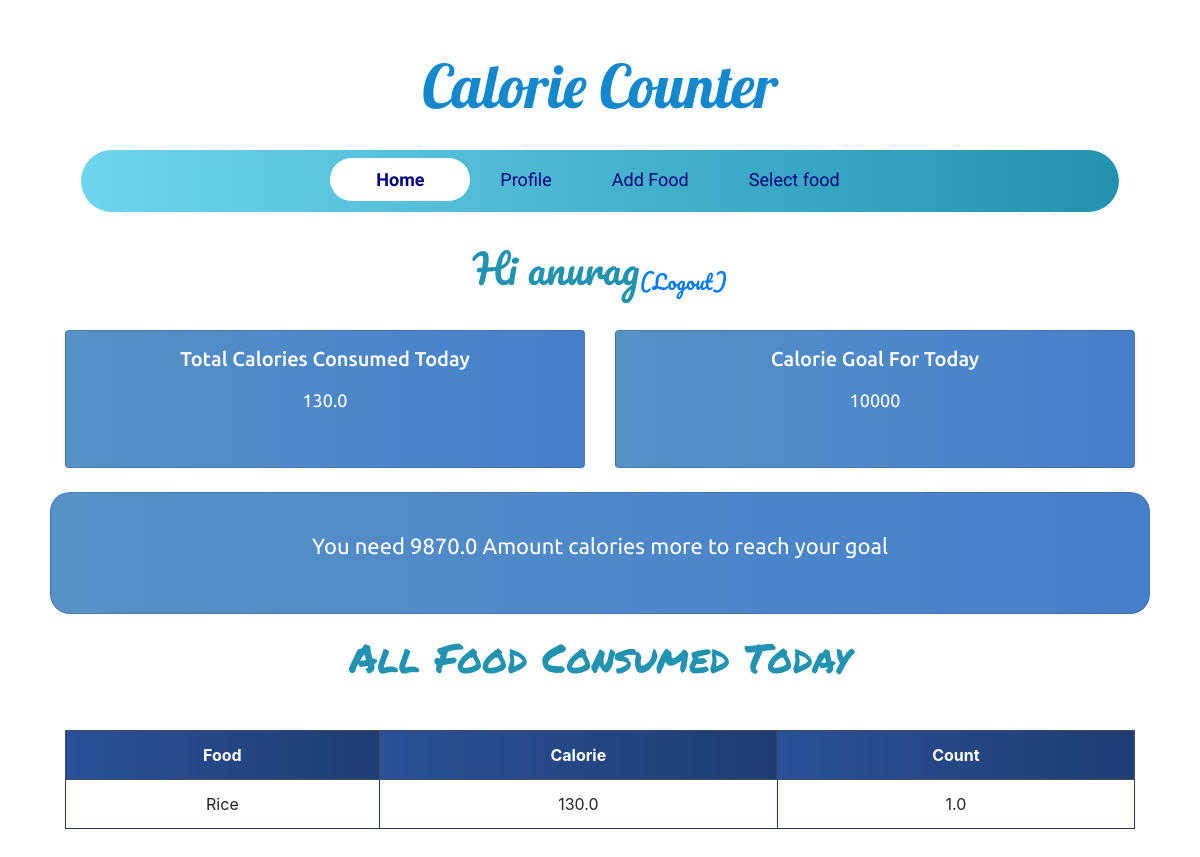
The page / (signed in) on the database its author committed.
### calories/models.py (models this page shows, shortened)
class Profile(models.Model):
	person_of = models.ForeignKey(User,null=True,on_delete=models.CASCADE)
	calorie_count = models.FloatField(default=0,null=True,blank=True)
	food_selected = models.ForeignKey(Food,on_delete=models.CASCADE,null=True,blank=True)
	quantity = models.FloatField(default=0)
	total_calorie = models.FloatField(default=0,null=True)
	date = models.DateField(auto_now_add = True)
	calorie_goal = models.PositiveIntegerField(default=0)
	all_food_selected_today = models.ManyToManyField(Food,through='PostFood',related_name='inventory')

class PostFood(models.Model):
    profile = models.ForeignKey(Profile,on_delete=models.CASCADE)
    food = models.ForeignKey(Food,on_delete=models.CASCADE)
    calorie_amount = models.FloatField(default=0,null=True,blank=True)
    amount = models.FloatField(default=0)

class Food(models.Model):
	name = models.CharField(max_length=200 ,null=False)
	quantity = models.PositiveIntegerField(null=False,default=0)
	calorie = models.FloatField(null=False,default=0)
	person_of = models.ForeignKey(User,null=True,on_delete=models.CASCADE)

### calories/views.py (the view)
# urls.py: path('', HomePageView,name='home'),
@login_required(login_url='login')
def HomePageView(request):
	calories = Profile.objects.filter(person_of=request.user).last()
	calorie_goal = calories.calorie_goal
	if date.today() > calories.date:
		profile=Profile.objects.create(person_of=request.user)
		profile.save()
	calories = Profile.objects.filter(person_of=request.user).last()
	all_food_today=PostFood.objects.filter(profile=calories)
	calorie_goal_status = calorie_goal -calories.total_calorie
	over_calorie = 0
	if calorie_goal_status < 0 :
		over_calorie = abs(calorie_goal_status)
	context = {
	'total_calorie':calories.total_calorie,
	'calorie_goal':calorie_goal,
	'calorie_goal_status':calorie_goal_status,
	'over_calorie' : over_calorie,
	'food_selected_today':all_food_today
	}
	return render(request, 'home.html',context)

### templates/home.html
{% extends 'base.html' %}
{% block content %}
<h1 id="username" class="text-center mt-4 headline">Hi {{ request.user }}<sub><a href="{% url "logout" %}">(Logout)</a></sub></h1>
<div class="container mt-2">
  <div class="row">
    <div class="col-lg-6 col-sm-12 item ">
      <div class="card item-card card-block">
        <h5 class="card-title mt-3 mb-3 text-center">Total Calories Consumed Today</h5>
        <p class="card-text text-center">{{ total_calorie }}</p>
    </div>
    </div>
    <div class="col-lg-6 col-sm-12 item">
      <div class="card item-card card-block mt-sm-2 mt-lg-0">
        <h5 class="card-title  mt-3 mb-3 text-center">Calorie Goal For Today</h5>
        <p class="card-text text-center">{{ calorie_goal }}</p>
  </div>
    </div>
  </div>
</div>
      <div class="card text-white text-center mt-4"  style="border-radius: 20px;">
        <div class="card-body">
          <p class="card-text text-center pt-3" style="font-size:22px">
          {% if calorie_goal_status > 0 %}
      You need  {{ calorie_goal_status }} Amount calories more to reach your goal
      {% elif calorie_goal == 0 %}
      <a href="{% url "profile" %}"> Enter your calorie goal for the day </a>
      {% else %}
      You surpassed your goal by {{ over_calorie }} calories
      {% endif %} </p>
        </div>
      </div>
<h1 class="headline text-center mt-auto mb-auto">All Food Consumed Today </h1>
<div class="container table-responsive py-5">
<table class="table table-bordered table-hover">
  <thead class="thead-dark">
    <tr class="text-center">
      <th scope="col">Food</th>
      <th scope="col">Calorie</th>
      <th scope="col">Count</th>
    </tr>
  </thead>
  <tbody>
    {% for food in food_selected_today %}
    <tr class="text-center">
      <td> {{ food.food.name }}</td>
      <td> {{ food.calorie_amount }}</td>
      <td> {{ food.amount }}</td>
    </tr>
    {% endfor %}
  </tbody>
</table>
</div>
{% endblock content %}

### static/css/base.css (style rules this page uses)
a { text-decoration:none !important; }
body { font-family: Arial; background-color: #3498DB; padding: 50px; }
#username { font-family: 'Pacifico', cursive; padding-top:0px; padding-bottom:30px; }
#username sub { font-size: 20px; }
.item { padding-left:5px; padding-right:5px; }
.card { background: #457fca; background: -webkit-linear-gradient(to right, #5691c8, #457fca); background: linear-gradient(to right, #5691c8, #457fca); color:white; }
.item-card { transition:0.5s; cursor:pointer; }
.card-text { height:80px; font-size: 18px; }
.card::before, .card::after { position: absolute; top: 0; right: 0; bottom: 0; left: 0; transform: scale3d(0, 0, 1); transition: transform .3s ease-out 0s; background: rgba(255, 255, 255, 0.1); content: ''; pointer-events: none; }
.card::before { transform-origin: left top; }
.card::after { transform-origin: right bottom; }
th { background: #1e3c72; background: -webkit-linear-gradient(to right, #2a5298, #1e3c72); background: linear-gradient(to right, #2a5298, #1e3c72); }
.card { font-family: 'Grandstander', cursive; font-family: 'Ubuntu', sans-serif; }
.headline { font-family: 'Permanent Marker', cursive; padding-top:20px; color: #2193b0; color: -webkit-linear-gradient(to right, #6dd5ed, #2193b0); color: linear-gradient(to right, #6ded6d, #2193b0); }
.table { background-color: white; color: #18AD7C; }
table.table-bordered > thead > tr > th { border:1px solid #1e3c72; }
table.table-bordered > tbody > tr > td { border:1px solid #1e3c72; }

### rows shown on the page
Profile: total_calorie "130.0"
PostFood: food.name "Rice", calorie_amount "130.0", amount "1.0"

### other values the page prints
{{ request.user }} "anurag"
{{ calorie_goal }} "10000"
{{ calorie_goal_status }} "9870.0"
